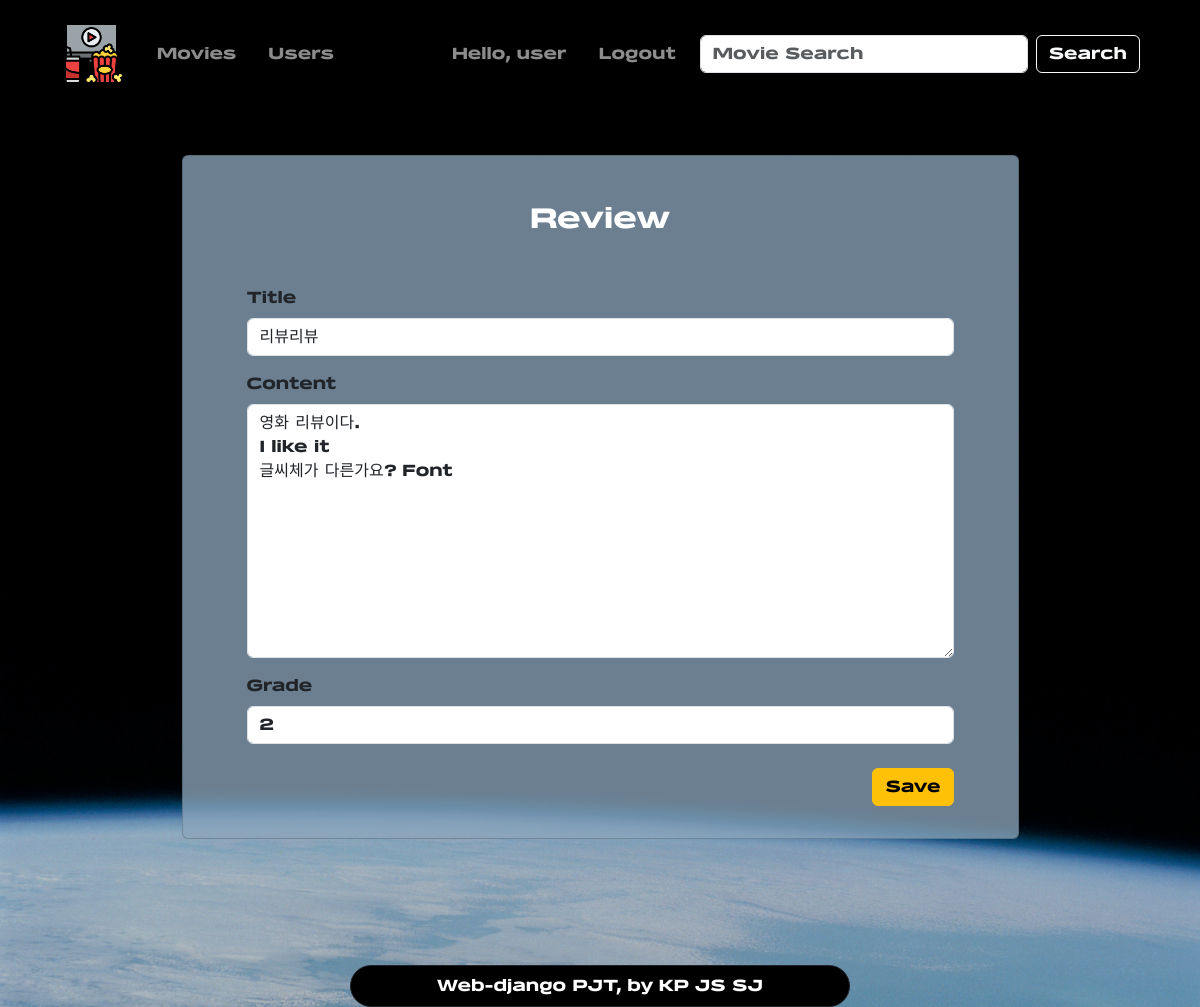
The page /12/update (signed in) on the database its author committed.
### accounts/models.py (models this page shows)
class User(AbstractUser):
    pass

### articles/models.py (models this page shows)
class Review(models.Model):
    title = models.CharField(max_length=30)
    content = models.TextField()
    movie = models.ForeignKey(Movie, on_delete=models.CASCADE)
    grade = models.IntegerField(
        validators=[MinValueValidator(1), MaxValueValidator(10)]
    )
    created_at = models.DateTimeField(auto_now_add=True)
    updated_at = models.DateTimeField(auto_now=True)
    user = models.ForeignKey(settings.AUTH_USER_MODEL, on_delete=models.CASCADE)

### articles/views.py (the view)
# urls.py: path("<int:review_pk>/update", views.update, name="update"),  # 리뷰 수정
@login_required
def update(request, review_pk):
    review = Review.objects.get(pk=review_pk)
    if request.method == "POST":
        create_form = ReviewForm(request.POST, instance=review)
        if create_form.is_valid():
            create_form.save()
            return redirect("articles:detail", review_pk)
    else:
        create_form = ReviewForm(instance=review)
    context = {
        "create_form": create_form,
    }
    return render(request, "articles/create.html", context)

### articles/forms.py
class ReviewForm(forms.ModelForm):
    class Meta:
        model = Review
        fields = [
            "title",
            "content",
            "grade",
        ]
        widgets = {
            "grade": forms.NumberInput(
                attrs={
                    "maxlength": "1",
                    "max": "10",
                    "min": "1",
                }
            ),
        }

### articles/templates/articles/create.html (shortened to what this page needs)
{% extends 'base.html' %}
{% load static %}
{% load django_bootstrap5 %}
{% block content %}
    <div class="container d-flex justify-content-center py-5">
      <div class="card col-9 review-detail">
        <h1 class="text-center mt-5 mb-3 fs-3 fw-bold text-white">Review</h1>
        <div class="card-body">
          <form action="" method="POST" class="text-dark px-5 py-3">
            {% bootstrap_form create_form %}
            <div class="text-end mt-4">
              <input type="submit" class="btn btn-warning" value="Save">
            </div>
          </form>
        </div>
      </div>
    </div>
  {% endblock content %}

### templates/base.html (shortened to what this page needs)
{% load static %}
{% load django_bootstrap5 %}
<!DOCTYPE html>
<html lang="en">
<head>
  {% bootstrap_css %}
  <link rel="stylesheet" href="https://cdn.jsdelivr.net/npm/bootstrap-icons@1.9.1/font/bootstrap-icons.css">
  <link rel="stylesheet" href="{% static 'css/style.css' %}" type="text/css">
</head>
<body class="background-img">
  <nav class="navbar navbar-expand-lg navbar-dark bg-black py-3">
    <div class="container-fluid w-100">
      <a class="navbar-brand ms-5" href="{% url 'articles:index' %}">
        <img class="" src="{% static 'images/logo.png' %}" alt="logo" height="65">
      </a>
      <div class="collapse navbar-collapse" id="navbarSupportedContent">
        <ul class="navbar-nav me-auto mb-2 mb-lg-0">
          <li class="nav-item mx-2">
            <a class="nav-link" href="{% url 'articles:index' %}">Movies</a>
          </li>
          <li class="nav-item mx-2">
            <a class="nav-link" href="{% url 'accounts:userlist' %}">Users</a>
          </li>
        </ul>
        {% if user.is_authenticated %}
        <ul class="navbar-nav">
          <li class="nav-item mx-2">
            <a class="nav-link" href="{% url 'accounts:profile' user.pk %}">Hello,
              {{ request.user.username }}</a>
          </li>
          <a class="nav-link mx-2" href="{% url 'accounts:logout' %}">Logout</a>
        </ul>
        {% endif %}
        <form class="d-flex me-5" role="search" method="GET" action="{% url 'articles:search' %}">
          <input class="form-control mx-2" type="search" placeholder="Movie Search" name="search" aria-label="Search">
          <button class="btn btn-outline-light" type="submit">Search</button>
        </form>
      </div>
    </div>
  </nav>
  {% block content %}{% endblock %}
  <footer class="text-center">
    <div class="position-fixed bottom-0 w-100 d-flex justify-content-center">
      <div class="bg-black py-2 col-5 rounded-5 border border-dark">
        <p class="text-white m-0">Web-django PJT, by KP JS SJ</p>
      </div>
    </div>
    <div class="m-5">
      <br>
    </div>
  </footer>
</body>
</html>

### static/css/style.css (style rules this page uses)
body { width: 100vw; height: auto; font-family: "belgro"; background-image: url("../images/universe.jpg"); background-repeat: no-repeat; background-size: cover; }
.card { background: rgba(0, 0, 0, 0.42); }
.review-detail { background-color: #8ca6bcc4; }

### rows shown on the page
User: user.username "user"
Review: title "리뷰리뷰", content "영화 리뷰이다. I like it 글씨체가 다른가요? Font", grade "2"
